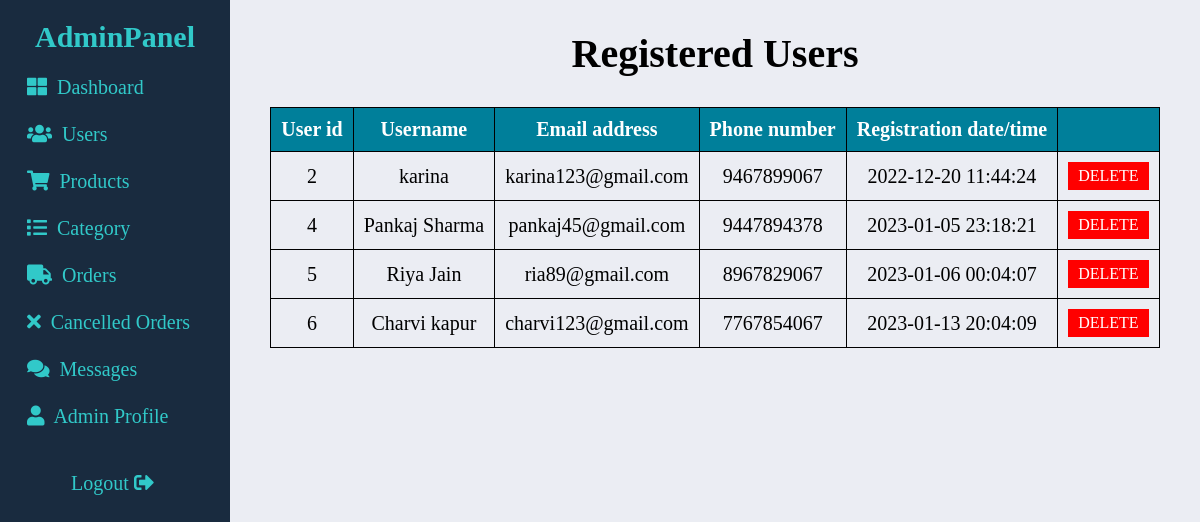
Page /admin/users.php (signed in) on the committed database.
### tables this page shows
CREATE TABLE `user` (
  `sno` int(5) NOT NULL,
  `full_name` varchar(35) NOT NULL,
  `email` varchar(35) NOT NULL,
  `mobile_number` varchar(10) NOT NULL,
  `password` varchar(25) NOT NULL,
  `cpassword` varchar(25) NOT NULL,
  `date` datetime NOT NULL DEFAULT current_timestamp()
);

### admin/users.php (the view, shortened to what this page needs)
<!DOCTYPE html>
<html lang="en">
<head>
    <link rel="stylesheet" href="css/users.css">
</head>
<body>
    <?php
    include 'navbar.php';
    ?>
    <main class="main">
        <div class="container">
            <h1>Registered Users</h1>
            <table class="user_table">
                <thead>
                    <th>User id</th>
                    <th>Username</th>
                    <th>Email address</th>
                    <th>Phone number</th>
                    <th>Registration date/time</th>
                    <th></th>
                </thead>
                <?php
                $sql = "select * from user";
                $result = mysqli_query($con, $sql) or die("query unsuccessful!");
                $num = mysqli_num_rows($result);
                if ($num > 0) {
                ?>
                    <tbody>
                        <?php
                        while ($row = mysqli_fetch_assoc($result)) {
                        ?>
                            <form action="users.php" method="post">
                                <tr>
                                    <td><?php echo $row['sno'] ?></td>
                                    <td><?php echo $row['full_name'] ?></td>
                                    <td><?php echo $row['email'] ?></td>
                                    <td><?php echo $row['mobile_number'] ?></td>
                                    <td><?php echo $row['date'] ?></td>
                                    <td><button type="submit" class="btn" onclick="return confirm('delete this user?');">Delete</button></td>
                                </tr>
                            </form>
                        <?php
                        }
                        ?>
                    </tbody>
                <?php
                }
                ?>
            </table>
        </div>
    </main>
</body>
</html>

### admin/css/users.css (style rules this page uses)
.main { min-height: 100vh; padding: 30px; background-color: var(--body); text-align: center; }
.user_table { margin: 30px auto; }
.user_table thead { background-color: var(--special); color: var(--white); }
.user_table, th, td { border: 1px solid var(--black); border-collapse: collapse; padding: 10px; }
.btn { background-color: var(--danger); padding: 5px 10px; font-size: 16px; border: none; color: var(--white); }

### admin/css/navbar.css (style rules this page uses)
:root { --main-color: gold; --white: #fff; --black: #000; --danger: red; --footer: #262d34; --body: #ebedf3; --light-color: #777; --admin : #192b3f; --color : #31c9c9; --special : #007f9a; }
* { box-sizing: border-box; margin: 0; padding: 0; text-decoration: none; font-family: Cambria, Times, 'Times New Roman', serif; }
body { font-size: 20px; }
.btn { cursor: pointer; text-transform: uppercase; }
.main { margin-left: 230px; }

### rows in the picture
user: sno "2", full_name "karina", email "karina123@gmail.com", mobile_number "9467899067", date "2022-12-20 11:44:24"
user: sno "4", full_name "Pankaj Sharma", email "pankaj45@gmail.com", mobile_number "9447894378", date "2023-01-05 23:18:21"
user: sno "5", full_name "Riya Jain", email "ria89@gmail.com", mobile_number "8967829067", date "2023-01-06 00:04:07"
user: sno "6", full_name "Charvi kapur", email "charvi123@gmail.com", mobile_number "7767854067", date "2023-01-13 20:04:09"
